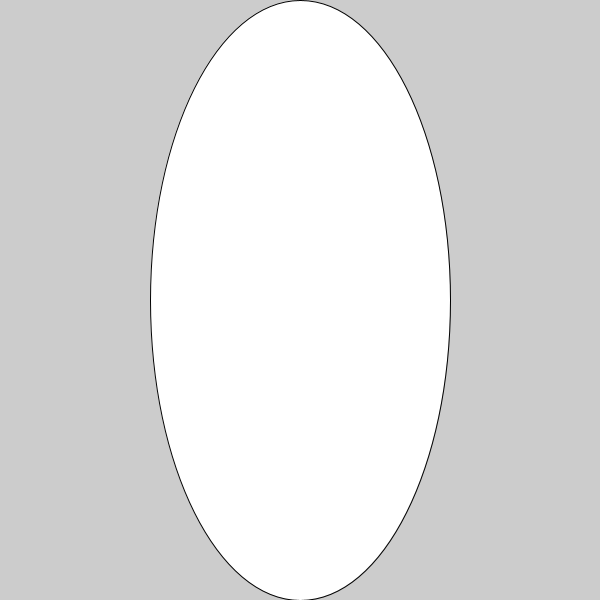
Frame 1 (no input)
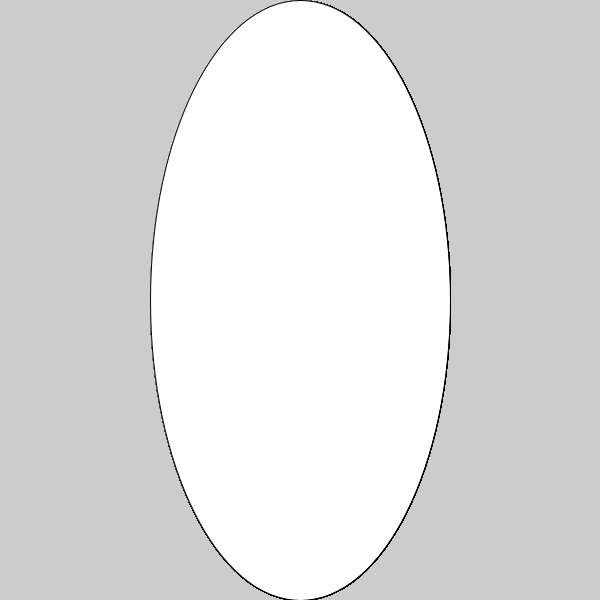
Frame 60 (the mouse pressed at the canvas centre just before this capture)
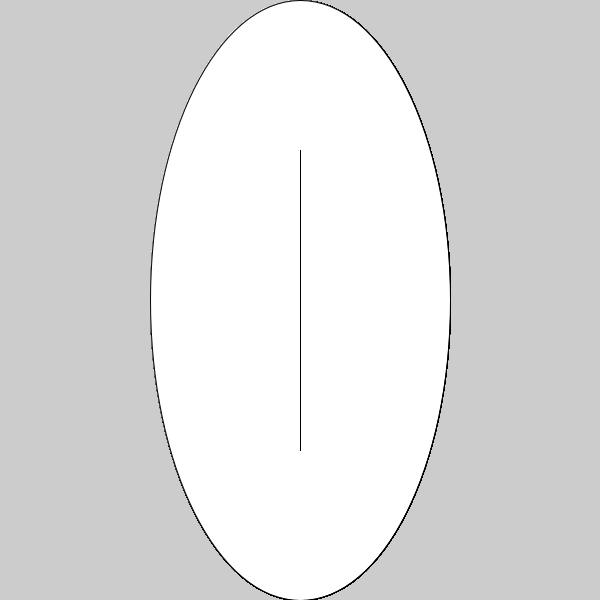
Frame 120 (the mouse held since frame 60 and released just before this capture)

The Processing sketch that drew these frames (run headless with seeded random() and noise(); from frame 60 on, the mouse is pressed at the canvas centre):

// Processing sketch: ej4
// ── ej4.pde
void setup(){
   size(600,600); 
}

void draw(){
   ellipse(width/2,height/2,width/2-mouseX,mouseY-height);
}
